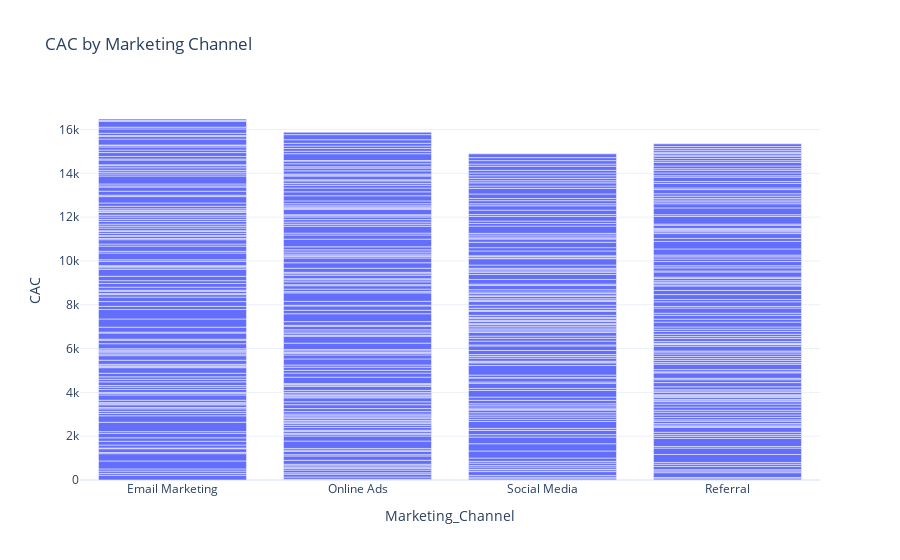

Here is the notebook cell this chart was saved with:
### Code cell
#CAC by Marketing Channels 

fig1 = px.bar(data, x='Marketing_Channel', 
              y='CAC', title='CAC by Marketing Channel')
fig1.show()

### Figure 1 — Plotly figure (JSON) as saved in the notebook; plotly's stock layout.template omitted (floating-point values rounded to 4 significant figures; data arrays with more than 128 entries replaced by an {"elided": "..."} marker saying what was removed)
{"data": [{"alignmentgroup": "True", "hovertemplate": "Marketing_Channel=%{x}<br>CAC=%{y}<extra></extra>", "legendgroup": "", "marker": {"color": "#636efa", "pattern": {"shape": ""}}, "name": "", "offsetgroup": "", "orientation": "v", "showlegend": false, "textposition": "auto", "type": "bar", "x": {"elided": "500 str values"}, "xaxis": "x", "y": {"elided": "500 float values"}, "yaxis": "y"}], "layout": {"barmode": "relative", "legend": {"tracegroupgap": 0}, "title": {"text": "CAC by Marketing Channel"}, "xaxis": {"anchor": "y", "domain": [0, 1], "title": {"text": "Marketing_Channel"}}, "yaxis": {"anchor": "x", "domain": [0, 1], "title": {"text": "CAC"}}}}
